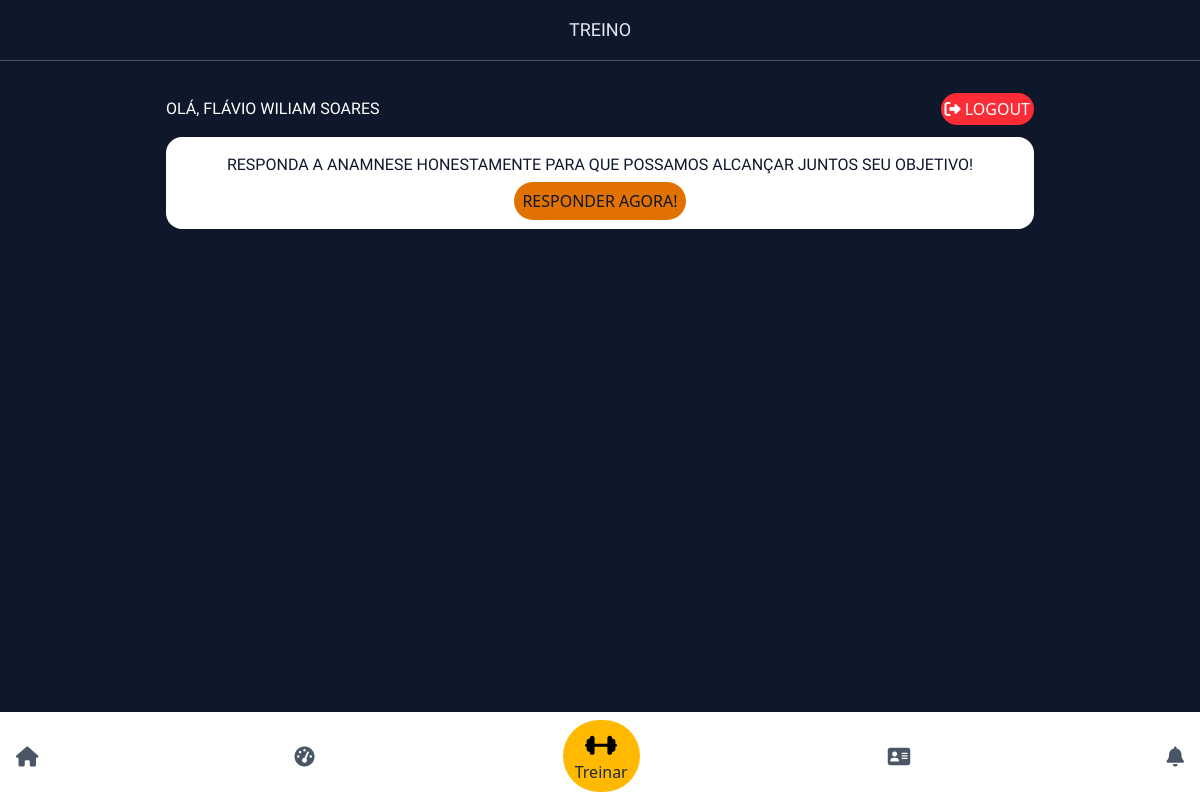
/treino-micro/30 (signed in), run on an earlier commit of the app's database.
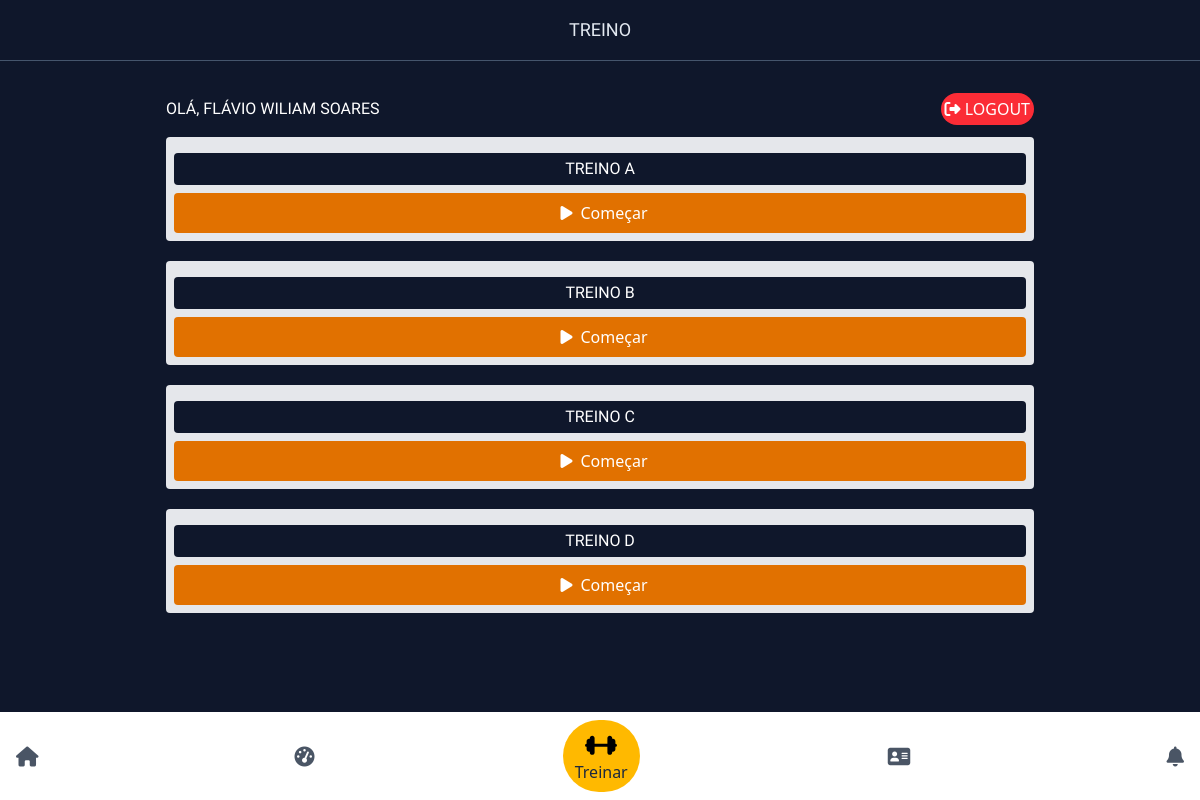
And on a later commit of the database.
### app_personal/models.py (models this page shows)
class Microciclo(models.Model):
    mesociclo = models.ForeignKey(Mesociclo, on_delete=models.CASCADE, related_name='microciclo')
    titulo = models.CharField(max_length=255)

### app/views.py (the view)
# urls.py: path('treino-micro/<int:id>', views.treino_micro, name='treino_micro'),
def treino_micro(request, id):
    user_auth = request.user.is_authenticated
    if not user_auth:
        return redirect('login_view')
    Micro = Microciclo.objects.filter(mesociclo_id = id)
    exercicios = ExerciciosCliente.objects.filter(microciclo_id = id)
    context={
        'micro':Micro,
        'exercicios':exercicios
    }
    return render(request,'treino/treino-micro.html', context)

### app/templates/treino/treino-micro.html (shortened to what this page needs)
{% extends 'base/base.html' %}
{% block 'content'%}
{% if user %}
<h1 class="text-center text-lg border-b-1 border-slate-600 p-4 text-slate-200">TREINO</h1>
<section class="content w-full max-w-[900px] m-auto my-4 p-4 text-white space-y-3">
    <div class="flex items-center justify-between">
        <h1>Olá, {{user.first_name}}</h1>
        <a href="{% url 'logout' %}" class="bg-red-500 p-1 rounded-full"><i class="fa fa-sign-out"></i> LOGOUT</a>
    </div>
    {% if micro %}
      <div class="gap-5 flex flex-wrap items-center">
        {% for t in micro %}
                <div class="w-full bg-gray-200 text-slate-900 p-2 rounded">
                    <h1 class="text-center my-2 text-white bg-slate-900 rounded p-1">{{t.titulo}}</h1>
                    <a href="{% url 'comecar' t.id %}" data-id="{{t.id}}" class="flex justify-center items-center bg-amber-600 font-medium text-white p-2 hover:text-amber-900 hover:bg-amber-400 rounded"><i class="fa fa-play mx-2"></i>Começar</a>
                </div>
        {% endfor %}
     </div>
    {% else %}
        <div class="bg-white text-slate-900 text-center rounded-2xl p-4 space-y-3">
            <h1 class="">Responda a Anamnese honestamente para que possamos alcançar juntos seu objetivo!</h1>
            <a href="{% url 'anamnese' %}" class="bg-amber-600 p-2 rounded-full uppercase font-medium">Responder agora!</a>
        </div>
    {% endif %}
</section>
<br><br><br><br>
{% endif %}
{% endblock %}

What changed in the data, as far as the page shows it:
added Microciclo: titulo "TREINO A"
added Microciclo: titulo "TREINO B"
added Microciclo: titulo "TREINO C"
added Microciclo: titulo "TREINO D"
Also different on the page:
text no longer shown: "RESPONDA A ANAMNESE HONESTAMENTE PARA QUE POSSAMOS ALCANÇAR JUNTOS SEU OBJETIVO! RESPONDER AGORA!"
